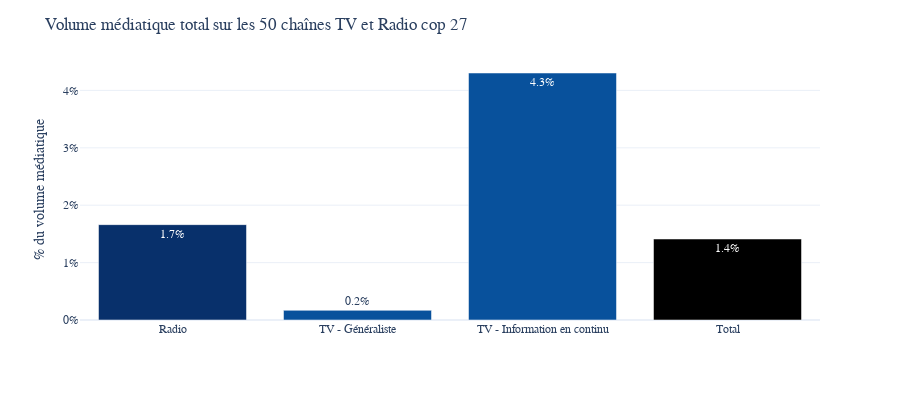

Here is the notebook cell this chart was saved with:
### Code cell
fig = px.bar(media_time.reset_index(),x = "index",y = "media_part",height = 400,text_auto = ".1%")
fig.update_layout(yaxis_tickformat='0%',
                  title = "Volume médiatique total sur les 50 chaînes TV et Radio cop 27",
                  font_family="Poppins",yaxis_title="% du volume médiatique",xaxis_title = "")
fig.update_traces(marker_color=[COLOR_RADIO,COLOR_TV,COLOR_TV])
fig

### Figure 1 — Plotly figure (JSON) as saved in the notebook; plotly's stock layout.template omitted (floating-point values rounded to 4 significant figures)
{"data": [{"alignmentgroup": "True", "hovertemplate": "index=%{x}<br>media_part=%{y}<extra></extra>", "legendgroup": "", "marker": {"color": ["#08306b", "#08519c", "#08519c"], "pattern": {"shape": ""}}, "name": "", "offsetgroup": "", "orientation": "v", "showlegend": false, "textposition": "auto", "texttemplate": "%{y:.1%}", "x": ["Radio", "TV - Généraliste", "TV - Information en continu", "Total"], "xaxis": "x", "y": [0.01662, 0.001687, 0.04304, 0.01411], "yaxis": "y", "type": "bar"}], "layout": {"xaxis": {"anchor": "y", "domain": [0, 1], "title": {"text": ""}}, "yaxis": {"anchor": "x", "domain": [0, 1], "title": {"text": "% du volume médiatique"}, "tickformat": "0%"}, "legend": {"tracegroupgap": 0}, "margin": {"t": 60}, "barmode": "relative", "height": 400, "font": {"family": "Poppins"}, "title": {"text": "Volume médiatique total sur les 50 chaînes TV et Radio cop 27"}}}
